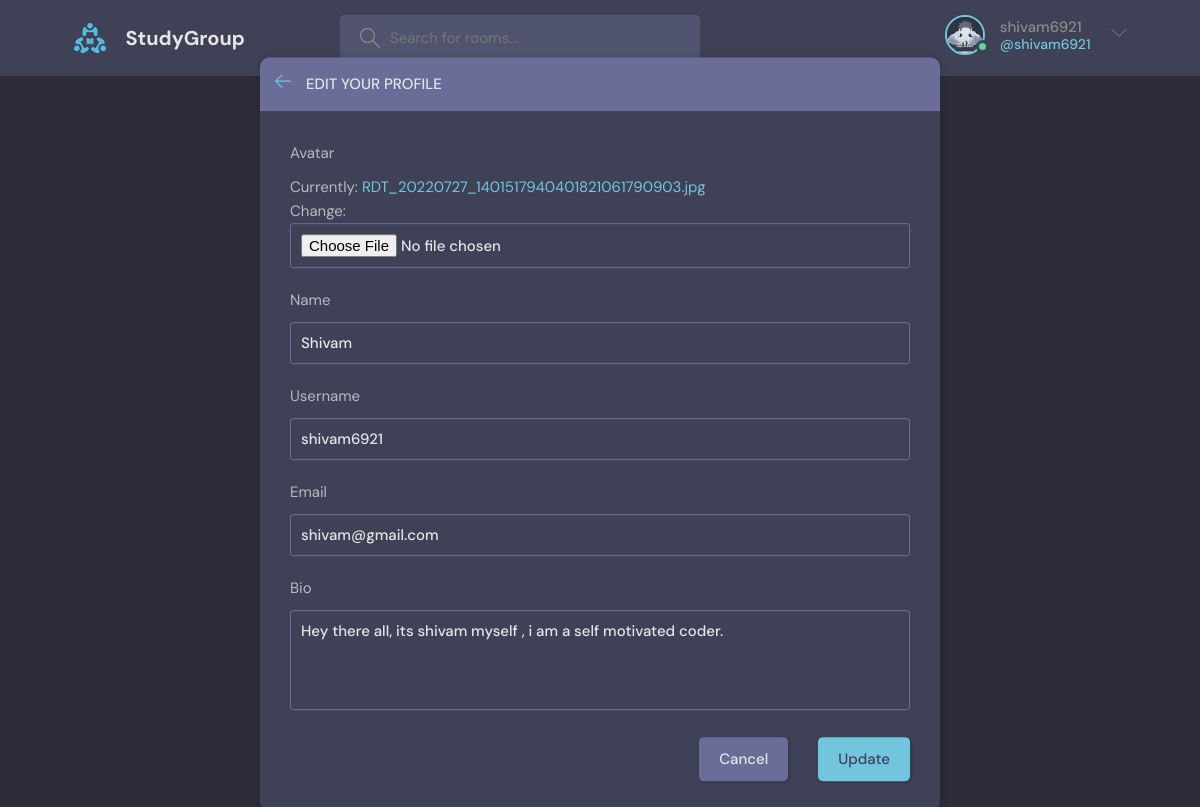
The app's page /update-user/ (signed in) with its own data.
### base/models.py (models this page shows)
class User(AbstractUser):
    name = models.CharField(max_length=255,null=True)
    email = models.EmailField(unique=True, null=True)
    bio = models.TextField(null=True)
    avatar = models.ImageField(default="avatar.svg", null=True)
    USER_NAME_FIELD = 'email'
    REQUIRED_FIELDS = []

### base/views.py (the view)
# urls.py: path('update-user/', views.updateUser, name='updateUser'),
@login_required(login_url='login')
def updateUser(request):
    user = request.user
    form = userForm(instance=user)
    if request.method == 'POST':
        form = userForm(request.POST,request.FILES, instance=user)
        if form.is_valid():
            form.save()
            return redirect('userProfile', pk=user.id)
    return render(request, 'base/update-user.html', {'form': form})

### base/forms.py
class userForm(ModelForm):
    class Meta:
        model = User
        fields = ['avatar', 'name', 'username', 'email', 'bio']

### base/templates/base/update-user.html (shortened to what this page needs)
{% extends 'main.html' %}
{% block content %}
    <main class="update-account layout">
        <div class="container">
            <div class="layout__box">
                <div class="layout__boxHeader">
                    <div class="layout__boxTitle">
                        <a href="{% url 'home' %}">
                            <svg version="1.1" xmlns="http://www.w3.org/2000/svg" width="32" height="32"
                                viewBox="0 0 32 32">
                                <title>arrow-left</title>
                                <path
                                    d="M13.723 2.286l-13.723 13.714 13.719 13.714 1.616-1.611-10.96-10.96h27.625v-2.286h-27.625l10.965-10.965-1.616-1.607z">
                                </path>
                            </svg>
                        </a>
                        <h3>Edit your profile</h3>
                    </div>
                </div>
                <div class="layout__body">
                    <form class="form" action="" method="POST" enctype="multipart/form-data">
                      {% for field in form %}
                        <div class="form__group">
                            <label for="profile_pic">{{field.label}}</label>
                            {{field}}
                        </div>
                        {% endfor %}
                        <div class="form__action">
                            <a class="btn btn--dark" href="index.html">Cancel</a>
                            <button class="btn btn--main" type="submit">Update</button>
                        </div>
                    </form>
                </div>
            </div>
        </div>
    </main>
{% endblock %}

### templates/navbar.html (shortened to what this page needs)
{% load static %}
<header class="header header--loggedIn">
    <div class="container">
      <a href="{% url 'home' %}" class="header__logo">
        <img src="{% static "images/logo.svg" %}" />
        <h1>StudyGroup</h1>
      </a>
      <form class="header__search" method="GET" action="{% url 'home' %}">
        <label>
          <input name="q" placeholder="Search for rooms..." />
        </label>
      </form>
      <nav class="header__menu">
        {% if user.is_authenticated %}
        <div class="header__user">
          <a href="{% url 'updateUser' %}">
            <div class="avatar avatar--medium active">
              <img src="{{request.user.avatar.url}}" />
            </div>
            <p>{{request.user.username}}<span>@{{request.user.username}}</span></p>
          </a>
          <button class="dropdown-button">
            <svg version="1.1" xmlns="http://www.w3.org/2000/svg" width="32" height="32" viewBox="0 0 32 32">
              <title>chevron-down</title>
              <path d="M16 21l-13-13h-3l16 16 16-16h-3l-13 13z"></path>
            </svg>
          </button>
        </div>
        {% else %}
        <a href="{% url "login" %}">
          <img src="{% static "images/avatar.svg" %}" />
          <p>Login</p>
        </a>
        {% endif%}
      </nav>
    </div>
  </header>

### records on screen
User: user.avatar (picture), user.username "shivam6921", form "Shivam" "shivam6921" "shivam@gmail.com" "Hey there all, its shivam myself , i am a self motivated coder."

### other values on screen
{{ field.label }} "Avatar" "Name" "Username" "Email" "Bio"
